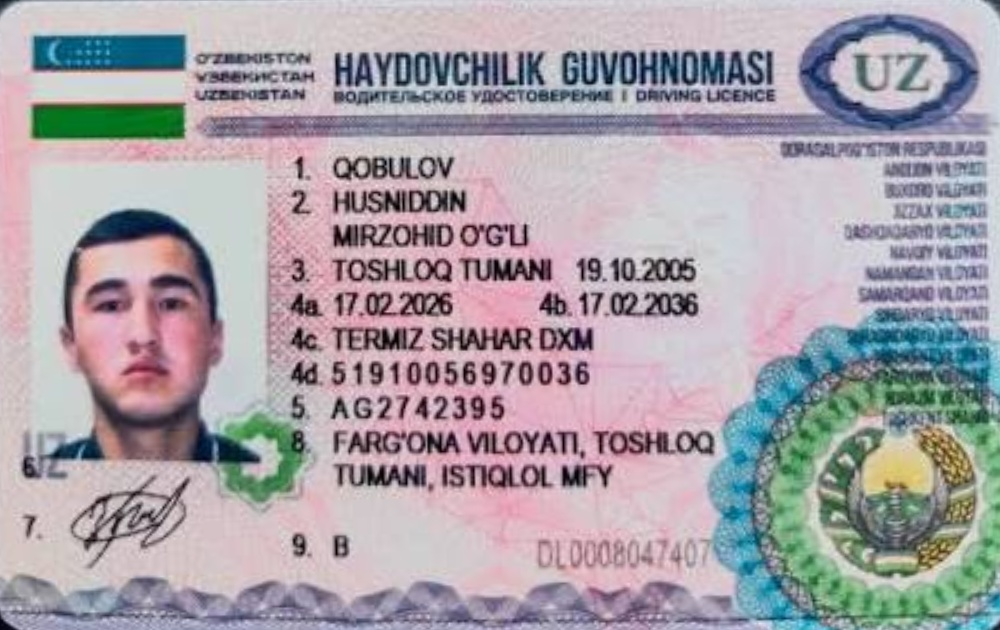
#> input picture annotation_input/driving_licenses/test_license_canonical.jpg, 1000 x 630 px
$ python augment_dataset.py --input ../../annotation_input/driving_licenses --output out
#> lines starting #> are read from the running program, lines starting #| are printed output that depends on the picture
#> in main, image is the input picture: shape (630, 1000, 3); mean B, G, R 168.5, 161.7, 168.6
from __future__ import annotations

import argparse
import json
import random
from pathlib import Path
from typing import Any

import cv2
import numpy as np


SUPPORTED_EXTENSIONS = {".jpg", ".jpeg", ".png", ".webp"}


def rotate(
    image: np.ndarray,
    angle: float,
) -> np.ndarray:
    height, width = image.shape[:2]

    matrix = cv2.getRotationMatrix2D(
        (width / 2, height / 2),
        angle,
        1.0,
    )

    return cv2.warpAffine(
        image,
        matrix,
        (width, height),
        borderMode=cv2.BORDER_REPLICATE,
    )


def perspective_distortion(
    image: np.ndarray,
    strength: float,
    rng: random.Random,
) -> np.ndarray:
    """
    Apply a mild random perspective distortion.

    strength:
        0.01 = very mild
        0.05 = noticeable
        0.10 = strong
    """
#> called with strength = 0.0293
    height, width = image.shape[:2]
#> height = 630; width = 1000

    max_dx = width * strength
#> max_dx = 29.25
    max_dy = height * strength
#> max_dy = 18.43

    source = np.float32(
        [
            [0, 0],
            [width - 1, 0],
            [width - 1, height - 1],
            [0, height - 1],
        ]
    )
#> source = [[0, 0], [999, 0], [999, 629], [0, 629]]

    destination = np.float32(
        [
            [
                rng.uniform(0, max_dx),
                rng.uniform(0, max_dy),
            ],
            [
                width - 1 - rng.uniform(0, max_dx),
                rng.uniform(0, max_dy),
            ],
            [
                width - 1 - rng.uniform(0, max_dx),
                height - 1 - rng.uniform(0, max_dy),
            ],
            [
                rng.uniform(0, max_dx),
                height - 1 - rng.uniform(0, max_dy),
            ],
        ]
    )

    matrix = cv2.getPerspectiveTransform(source, destination)

    return cv2.warpPerspective(
        image,
        matrix,
        (width, height),
        borderMode=cv2.BORDER_REPLICATE,
    )
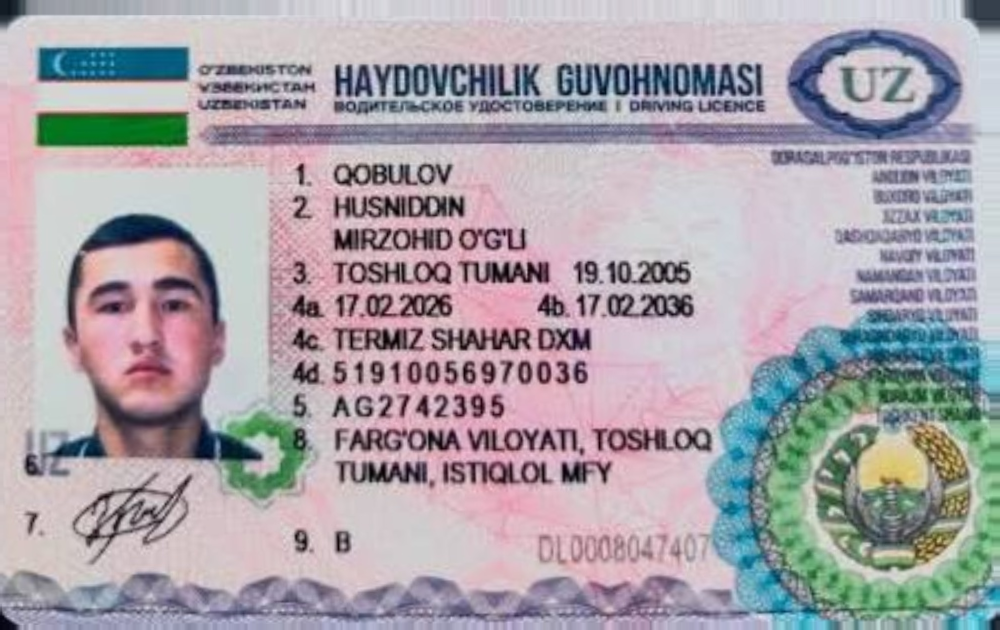
#> returned value: shape (630, 1000, 3); mean of channels 0, 1, 2 169.7, 162.9, 169.2; drawn as B, G, R


def adjust_brightness_contrast(
    image: np.ndarray,
    brightness: int,
    contrast: float,
) -> np.ndarray:
    """
    brightness: roughly -100..100
    contrast: 0.5..1.5
    """
    return cv2.convertScaleAbs(
        image,
        alpha=contrast,
        beta=brightness,
    )


def gaussian_blur(
    image: np.ndarray,
    kernel_size: int,
) -> np.ndarray:
    if kernel_size % 2 == 0:
        kernel_size += 1

    return cv2.GaussianBlur(
        image,
        (kernel_size, kernel_size),
        0,
    )


def motion_blur(
    image: np.ndarray,
    kernel_size: int,
    horizontal: bool,
) -> np.ndarray:
    kernel = np.zeros(
        (kernel_size, kernel_size),
        dtype=np.float32,
    )

    if horizontal:
        kernel[kernel_size // 2, :] = 1
    else:
        kernel[:, kernel_size // 2] = 1

    kernel /= kernel_size

    return cv2.filter2D(
        image,
        -1,
        kernel,
    )


def add_noise(
    image: np.ndarray,
    sigma: float,
    np_rng: np.random.Generator,
) -> np.ndarray:
    noise = np_rng.normal(
        0,
        sigma,
        image.shape,
    )

    noisy = image.astype(np.float32) + noise

    return np.clip(
        noisy,
        0,
        255,
    ).astype(np.uint8)


def downscale_and_restore(
    image: np.ndarray,
    scale: float,
) -> np.ndarray:
    """
    Simulates a passport occupying fewer useful pixels.
    """
    height, width = image.shape[:2]

    small_width = max(1, int(width * scale))
    small_height = max(1, int(height * scale))

    small = cv2.resize(
        image,
        (small_width, small_height),
        interpolation=cv2.INTER_AREA,
    )

    return cv2.resize(
        small,
        (width, height),
        interpolation=cv2.INTER_LINEAR,
    )


def jpeg_compression(
    image: np.ndarray,
    quality: int,
) -> np.ndarray:
    success, encoded = cv2.imencode(
        ".jpg",
        image,
        [cv2.IMWRITE_JPEG_QUALITY, quality],
    )

    if not success:
        raise RuntimeError("JPEG encoding failed")

    decoded = cv2.imdecode(
        encoded,
        cv2.IMREAD_COLOR,
    )

    if decoded is None:
        raise RuntimeError("JPEG decoding failed")

    return decoded


def grayscale_to_bgr(
    image: np.ndarray,
) -> np.ndarray:
    gray = cv2.cvtColor(
        image,
        cv2.COLOR_BGR2GRAY,
    )

    # Convert back to 3 channels so all generated files
    # have a consistent image representation.
    return cv2.cvtColor(
        gray,
        cv2.COLOR_GRAY2BGR,
    )


def random_augmentation(
    image: np.ndarray,
    rng: random.Random,
    np_rng: np.random.Generator,
) -> tuple[np.ndarray, dict[str, Any]]:
    """
    Create ONE random augmented image.

    We deliberately apply only 1-3 transformations.
    Applying every possible degradation simultaneously
    often creates unrealistic images.
    """
    result = image.copy()
    operations: list[dict[str, Any]] = []

    available_operations = [
        "rotation",
        "perspective",
        "brightness_contrast",
        "gaussian_blur",
        "motion_blur",
        "noise",
        "downscale",
        "jpeg",
        "grayscale",
    ]

    operation_count = rng.randint(1, 3)

    selected = rng.sample(
        available_operations,
        k=operation_count,
    )

    for operation in selected:
        if operation == "rotation":
            angle = rng.uniform(-15, 15)

            result = rotate(
                result,
                angle,
            )

            operations.append(
                {
                    "type": "rotation",
                    "angle": round(angle, 2),
                }
            )

        elif operation == "perspective":
            strength = rng.uniform(0.01, 0.08)

            result = perspective_distortion(
                result,
                strength,
                rng,
            )

            operations.append(
                {
                    "type": "perspective",
                    "strength": round(strength, 3),
                }
            )

        elif operation == "brightness_contrast":
            brightness = rng.randint(-60, 60)
            contrast = rng.uniform(0.65, 1.35)

            result = adjust_brightness_contrast(
                result,
                brightness,
                contrast,
            )

            operations.append(
                {
                    "type": "brightness_contrast",
                    "brightness": brightness,
                    "contrast": round(contrast, 2),
                }
            )

        elif operation == "gaussian_blur":
            kernel_size = rng.choice([3, 5, 7])

            result = gaussian_blur(
                result,
                kernel_size,
            )

            operations.append(
                {
                    "type": "gaussian_blur",
                    "kernel_size": kernel_size,
                }
            )

        elif operation == "motion_blur":
            kernel_size = rng.choice([3, 5, 7, 9])
            horizontal = rng.choice([True, False])

            result = motion_blur(
                result,
                kernel_size,
                horizontal,
            )

            operations.append(
                {
                    "type": "motion_blur",
                    "kernel_size": kernel_size,
                    "direction": ("horizontal" if horizontal else "vertical"),
                }
            )

        elif operation == "noise":
            sigma = rng.uniform(3, 15)

            result = add_noise(
                result,
                sigma,
                np_rng,
            )

            operations.append(
                {
                    "type": "noise",
                    "sigma": round(sigma, 2),
                }
            )

        elif operation == "downscale":
            scale = rng.uniform(0.35, 0.8)

            result = downscale_and_restore(
                result,
                scale,
            )

            operations.append(
                {
                    "type": "downscale",
                    "scale": round(scale, 2),
                }
            )

        elif operation == "jpeg":
            quality = rng.randint(35, 85)

            result = jpeg_compression(
                result,
                quality,
            )

            operations.append(
                {
                    "type": "jpeg",
                    "quality": quality,
                }
            )

        elif operation == "grayscale":
            result = grayscale_to_bgr(result)

            operations.append(
                {
                    "type": "grayscale",
                }
            )

    metadata = {
        "operations": operations,
    }

    return result, metadata


def load_labels(
    labels_path: Path | None,
) -> dict[str, Any]:
    if labels_path is None:
        return {}

    if not labels_path.exists():
        raise FileNotFoundError(f"Labels file does not exist: {labels_path}")

    with labels_path.open(
        "r",
        encoding="utf-8",
    ) as file:
        return json.load(file)


def main() -> None:
    parser = argparse.ArgumentParser()

    parser.add_argument(
        "--input",
        type=Path,
        required=True,
        help="Folder containing original high-quality images.",
    )

    parser.add_argument(
        "--output",
        type=Path,
        required=True,
        help="Output dataset directory.",
    )

    parser.add_argument(
        "--labels",
        type=Path,
        default=None,
        help="Optional labels.json file.",
    )

    parser.add_argument(
        "--augmentations-per-image",
        type=int,
        default=20,
    )

    parser.add_argument(
        "--seed",
        type=int,
        default=42,
    )

    args = parser.parse_args()

    rng = random.Random(args.seed)
    np_rng = np.random.default_rng(args.seed)

    labels = load_labels(args.labels)

    images_output = args.output / "images"
    images_output.mkdir(
        parents=True,
        exist_ok=True,
    )

    manifest_path = args.output / "manifest.jsonl"

    source_images = sorted(
        path
        for path in args.input.iterdir()
        if path.is_file() and path.suffix.lower() in SUPPORTED_EXTENSIONS
    )

    if not source_images:
        raise RuntimeError(f"No supported images found in {args.input}")

    with manifest_path.open(
        "w",
        encoding="utf-8",
    ) as manifest:
        for source_path in source_images:
            if labels and source_path.name not in labels:
                print(f"WARNING: No label found for {source_path.name}")

            image = cv2.imread(str(source_path))

            if image is None:
                print(f"WARNING: Could not read {source_path}")
                continue

            source_id = source_path.stem

            # Save original as part of generated dataset.
            original_name = f"{source_id}__original.jpg"

            original_output = images_output / original_name

            cv2.imwrite(
                str(original_output),
                image,
            )

            original_record = {
                "image": f"images/{original_name}",
                "source_image": source_path.name,
                "label_id": source_path.name,
                "variant": "original",
                "augmentation": None,
            }

            manifest.write(json.dumps(original_record) + "\n")

            # Generate augmented images.
            for index in range(
                1,
                args.augmentations_per_image + 1,
            ):
                augmented, metadata = random_augmentation(
                    image,
                    rng,
                    np_rng,
                )
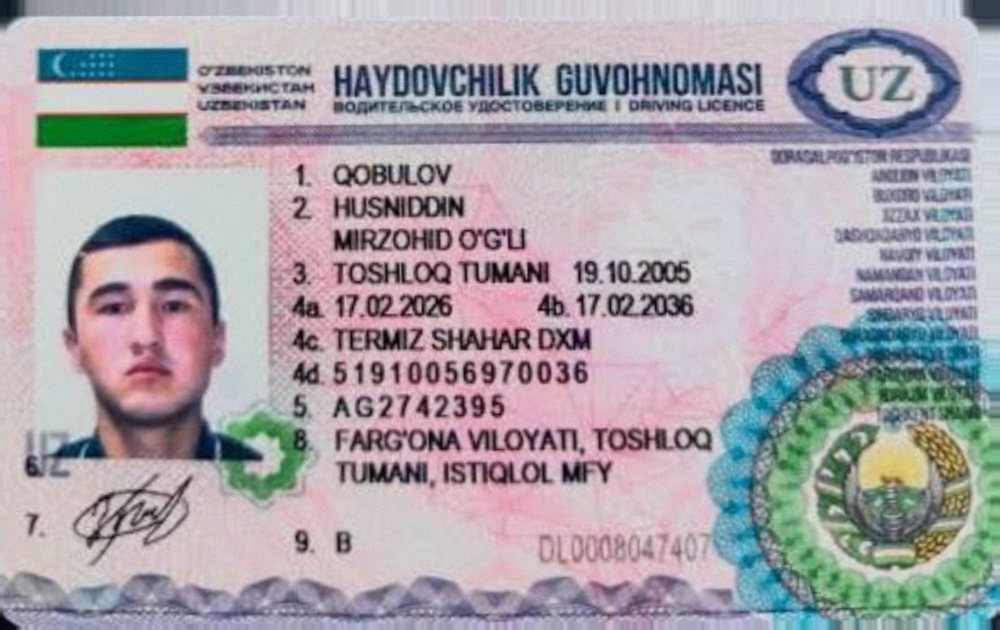
#> augmented: shape (630, 1000, 3); mean B, G, R 169.2, 162.4, 168.7
#> metadata = 1 item

                output_name = f"{source_id}__aug_{index:03d}.jpg"

                output_path = images_output / output_name

                cv2.imwrite(
                    str(output_path),
                    augmented,
                    [
                        cv2.IMWRITE_JPEG_QUALITY,
                        95,
                    ],
                )

                record = {
                    "image": f"images/{output_name}",
                    "source_image": source_path.name,
                    "label_id": source_path.name,
                    "variant": "augmented",
                    "augmentation": metadata,
                }

                manifest.write(json.dumps(record) + "\n")

            print(f"Processed {source_path.name}")

    print()
    print(f"Dataset written to: {args.output}")
    print(f"Manifest: {manifest_path}")


if __name__ == "__main__":
    main()
